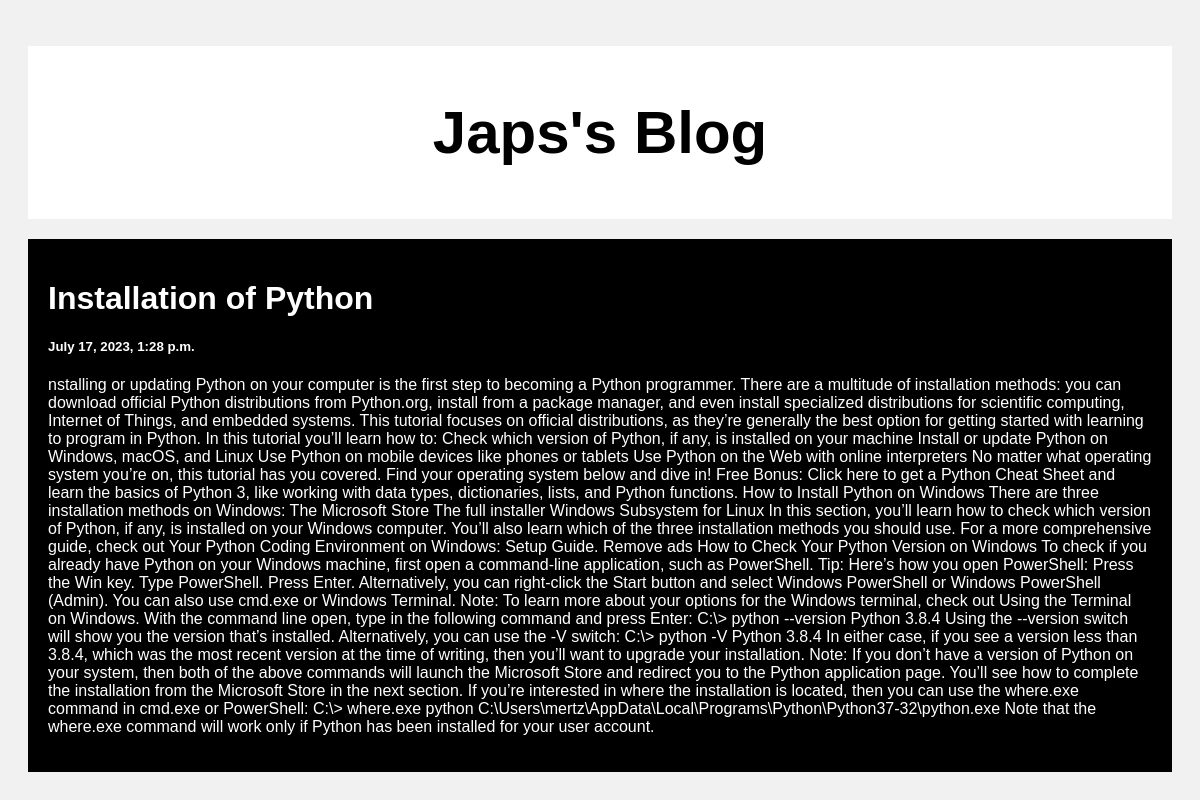
Screenshot of /post/3 with the database file from the repository.
### posts/models.py (models this page shows)
class Post(models.Model):
    title=models.CharField(max_length=100)
    body=models.CharField(max_length=1000000)
    created_at=models.DateTimeField(default=datetime.now(),blank=True)

### posts/views.py (the view)
# urls.py: path('post/<str:pk>',views.post,name='post'),
def post(request,pk):
    post=Post.objects.get(id=pk)
    return render(request,'post.html',{"post":post})

### templates/post.html (shortened to what this page needs)
﻿<!DOCTYPE html>
<html>
<head>
</head>
<body>
    <div class="header">
        <h2>Japs's Blog</h2>
    </div>
    <div class="row">
        <div class="leftcolumn">
            <div class="card">
                <h1>{{post.title}}</h1>
                <h5>{{post.created_at}}</h5>
                <p>{{post.body}}</p>
            </div>
        </div>
    </div>
</body>
</html>

### templates/post.html (style rules this page uses)
* { box-sizing: border-box; }
body { font-family: Arial; padding: 20px; background: #f1f1f1; }
.header { padding: 2px; font-size: 40px; text-align: center; background: white; }
.leftcolumn { float: left; width: 100%; }
.card { color:white; background-color: black; padding: 20px; margin-top: 20px; }
.row:after { content: ""; display: table; clear: both; }

### rows the page displays
Post: title "Installation of Python", created_at "July 17, 2023, 1:28 p.m.", body "nstalling or updating Python on your computer is the first step to becoming a Python programmer. There are a multitude of installation methods: you can download official Python distributions from Python.org, install from a package manager, and even install specialized distributions for scientific computing, Internet of Things, and embedded systems. This tutorial focuses on official distributions, as they’re generally the best option for getting started with learning to program in Python. In this tutorial you’ll learn how to: Check which version of Python, if any, is installed on your machine Install or update Python on Windows, macOS, and Linux Use Python on mobile devices like phones or…"
